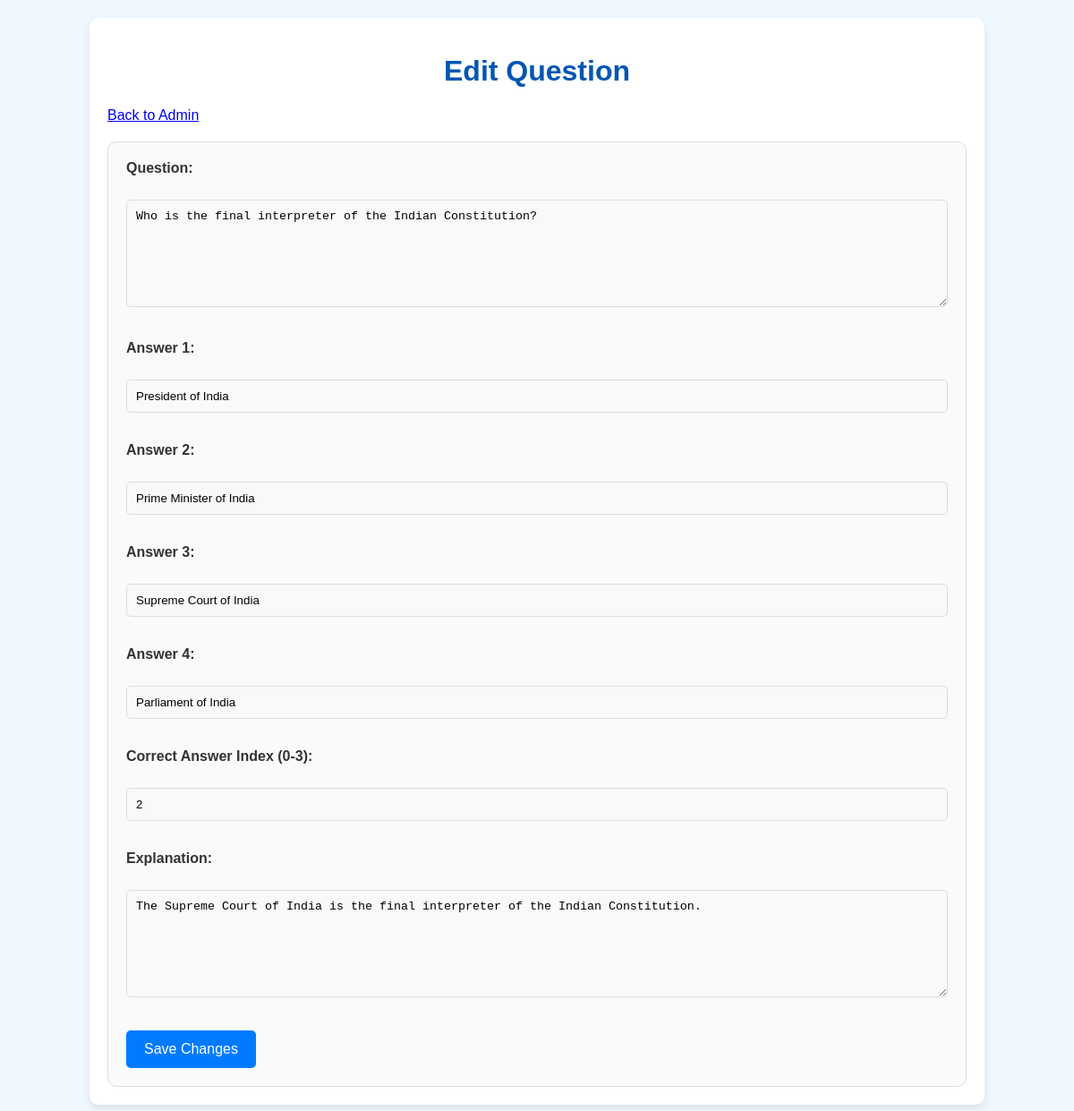
Screenshot of /admin/edit/4 (signed in) with the database file from the repository.
### app.py (models this page shows)
class Question(db.Model):
    id = db.Column(db.Integer, primary_key=True)
    question = db.Column(db.String(255), nullable=False)
    answer1 = db.Column(db.String(255), nullable=False)
    answer2 = db.Column(db.String(255), nullable=False)
    answer3 = db.Column(db.String(255))
    answer4 = db.Column(db.String(255))
    correct_answer = db.Column(db.Integer, nullable=False)
    explanation = db.Column(db.String(255))

### app.py (the view, shortened to what this page needs)
@app.route("/admin/edit/<int:id>", methods=["GET", "POST"])
@login_required
def edit_question(id):
    question = Question.query.get_or_404(id)
    return render_template('edit.html', question=question)

### app.py (called while the page is built)
@login_manager.user_loader
def load_user(user_id):
    return User.query.get(int(user_id))

### templates/edit.html (shortened to what this page needs)
<!DOCTYPE html>
<html>
<head>
    <link rel="stylesheet" href="{{ url_for('static', filename='style.css') }}">
</head>
<body>
    <div class="container">
        <h1>Edit Question</h1>
        <a href="{{ url_for('admin') }}">Back to Admin</a>
        <div class="admin-container">
            <form action="{{ url_for('edit_question', id=question.id) }}" method="POST">
                <label for="question">Question:</label><br>
                <textarea id="question" name="question" required>{{ question.question }}</textarea><br><br>
                <label for="answer1">Answer 1:</label><br>
                <input type="text" id="answer1" name="answer1" value="{{ question.answer1 }}" required><br><br>
                <label for="answer2">Answer 2:</label><br>
                <input type="text" id="answer2" name="answer2" value="{{ question.answer2 }}" required><br><br>
                <label for="answer3">Answer 3:</label><br>
                <input type="text" id="answer3" name="answer3" value="{{ question.answer3 or '' }}"><br><br>
                <label for="answer4">Answer 4:</label><br>
                <input type="text" id="answer4" name="answer4" value="{{ question.answer4 or '' }}"><br><br>
                <label for="correct_answer">Correct Answer Index (0-3):</label><br>
                <input type="number" id="correct_answer" name="correct_answer" min="0" max="3" value="{{ question.correct_answer }}" required><br><br>
                <label for="explanation">Explanation:</label><br>
                <textarea id="explanation" name="explanation">{{ question.explanation or '' }}</textarea><br><br>
                <button type="submit">Save Changes</button>
            </form>
        </div>
    </div>
</body>
</html>

### static/style.css (style rules this page uses)
body { font-family: 'Arial', sans-serif; background-color: #f0f8ff; margin: 0; display: flex; flex-direction: column; min-height: 100vh; color: #333; }
.container { width: 90%; max-width: 960px; margin: 20px auto; padding: 20px; background-color: #ffffff; box-shadow: 0 4px 10px rgba(0, 0, 0, 0.1); border-radius: 10px; flex: 1; transition: transform 0.3s ease; }
h1, h2 { text-align: center; color: #0056b3; font-weight: bold; }
label { display: block; margin-bottom: 8px; font-weight: bold; color: #333; }
input[type="text"], input[type="number"], textarea { width: 100%; padding: 10px; margin-bottom: 15px; border: 1px solid #ddd; border-radius: 5px; box-sizing: border-box; background-color: #f9f9f9; }
textarea { height: 120px; resize: vertical; }
button { background-color: #007bff; color: #fff; padding: 12px 20px; border: none; border-radius: 5px; cursor: pointer; font-size: 16px; transition: background-color 0.3s, transform 0.2s; }
.admin-container { margin-top: 20px; border: 1px solid #ddd; padding: 20px; border-radius: 10px; background-color: #fafafa; }

### rows the page displays
Question: question "Who is the final interpreter of the Indian Constitution?", answer1 "President of India", answer2 "Prime Minister of India", answer3 "Supreme Court of India", answer4 "Parliament of India", correct_answer "2", explanation "The Supreme Court of India is the final interpreter of the Indian Constitution."
